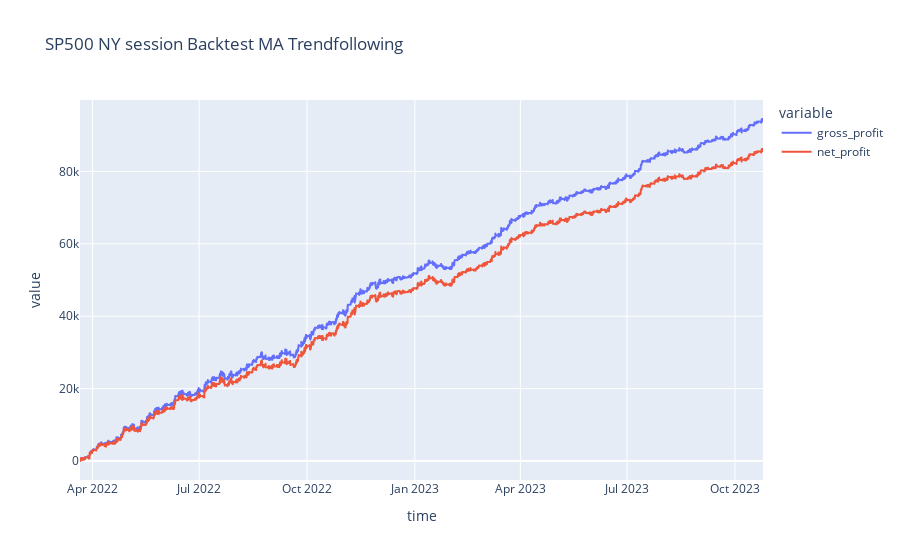

This figure's notebook cell:
### Code cell
px.line(bars3, 'time', ['gross_profit', 'net_profit'], title="SP500 NY session Backtest MA Trendfollowing")

### Figure 1 — Plotly figure (JSON) as saved in the notebook; plotly's stock layout.template omitted (floating-point values rounded to 4 significant figures; data arrays with more than 128 entries replaced by an {"elided": "..."} marker saying what was removed)
{"data": [{"hovertemplate": "variable=gross_profit<br>time=%{x}<br>value=%{y}<extra></extra>", "legendgroup": "gross_profit", "line": {"color": "#636efa", "dash": "solid"}, "marker": {"symbol": "circle"}, "mode": "lines", "name": "gross_profit", "showlegend": true, "type": "scattergl", "x": {"elided": "9999 str values"}, "xaxis": "x", "y": {"elided": "9999 float values"}, "yaxis": "y"}, {"hovertemplate": "variable=net_profit<br>time=%{x}<br>value=%{y}<extra></extra>", "legendgroup": "net_profit", "line": {"color": "#EF553B", "dash": "solid"}, "marker": {"symbol": "circle"}, "mode": "lines", "name": "net_profit", "showlegend": true, "type": "scattergl", "x": {"elided": "9999 str values"}, "xaxis": "x", "y": {"elided": "9999 float values"}, "yaxis": "y"}], "layout": {"legend": {"title": {"text": "variable"}, "tracegroupgap": 0}, "title": {"text": "SP500 NY session Backtest MA Trendfollowing"}, "xaxis": {"anchor": "y", "domain": [0, 1], "title": {"text": "time"}}, "yaxis": {"anchor": "x", "domain": [0, 1], "title": {"text": "value"}}}}
